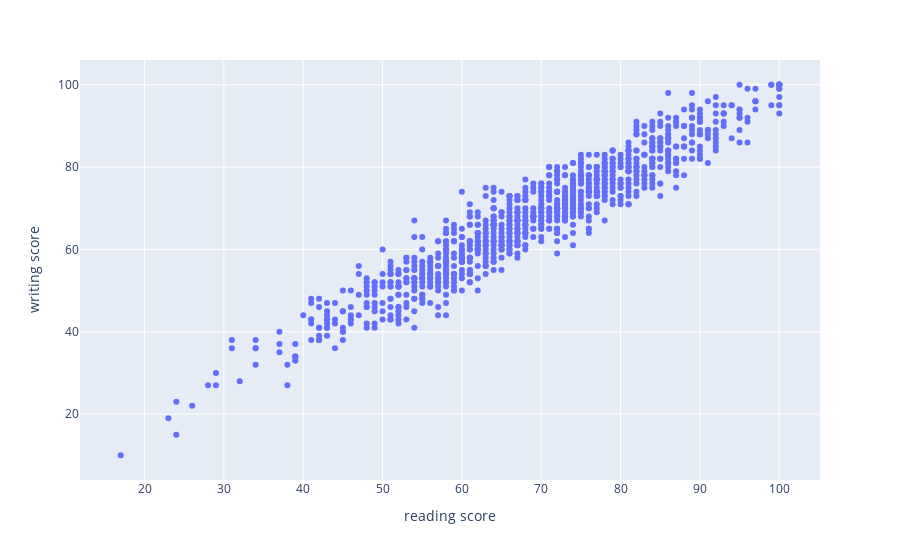

This figure's notebook cell:
### Code cell
px.scatter(df,x='reading score',y='writing score')

### Figure 1 — Plotly figure (JSON) as saved in the notebook; plotly's stock layout.template omitted (floating-point values rounded to 4 significant figures; data arrays with more than 128 entries replaced by an {"elided": "..."} marker saying what was removed)
{"data": [{"hovertemplate": "reading score=%{x}<br>writing score=%{y}<extra></extra>", "legendgroup": "", "marker": {"color": "#636efa", "symbol": "circle"}, "mode": "markers", "name": "", "orientation": "v", "showlegend": false, "type": "scatter", "x": {"elided": "1000 int values"}, "xaxis": "x", "y": {"elided": "1000 int values"}, "yaxis": "y"}], "layout": {"legend": {"tracegroupgap": 0}, "margin": {"t": 60}, "xaxis": {"anchor": "y", "domain": [0, 1], "title": {"text": "reading score"}}, "yaxis": {"anchor": "x", "domain": [0, 1], "title": {"text": "writing score"}}}}
